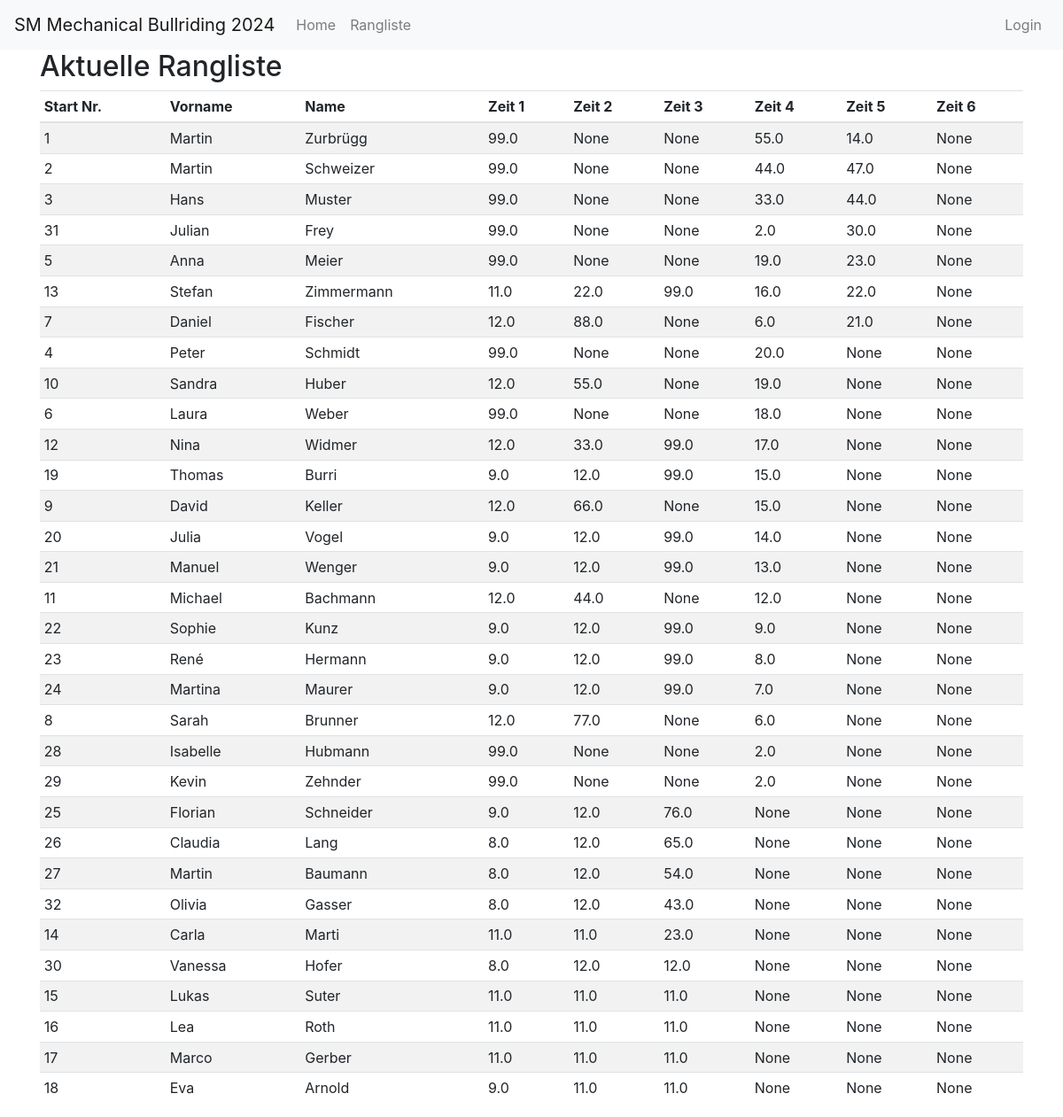
Page /ranking on the committed database.
### app/models.py (models this page shows)
class Participant(db.Model):
    id = db.Column(db.Integer, primary_key=True)
    active = db.Column(db.Boolean, default=False)
    start_nr = db.Column(db.Integer, nullable=True, unique=True)
    first_name = db.Column(db.String(64), nullable=False)
    last_name = db.Column(db.String(64), nullable=False)
    address = db.Column(db.String(128), nullable=False)
    postal_code = db.Column(db.String(10), nullable=False)
    city = db.Column(db.String(64), nullable=False)
    email = db.Column(db.String(120), nullable=True)
    phone = db.Column(db.String(20), nullable=True)
    time1 = db.Column(db.Float, nullable=True)
    time2 = db.Column(db.Float, nullable=True)
    time3 = db.Column(db.Float, nullable=True)
    time4 = db.Column(db.Float, nullable=True)
    time5 = db.Column(db.Float, nullable=True)
    time6 = db.Column(db.Float, nullable=True)
    round1_qualified = db.Column(db.Boolean, default=False)
    round2_qualified = db.Column(db.Boolean, default=False)
    round3_qualified = db.Column(db.Boolean, default=False)
    zwischenrunde_qualified = db.Column(db.Boolean, default=False)
    final_qualified = db.Column(db.Boolean, default=False)
    @property
    def toptime_Vorrunde(self):
        times = [t for t in [self.time1, self.time2, self.time3] if t is not None]
        return max(times) if times else None
    @property
    def toptime_Zwischenrunde(self):
        times = [t for t in [self.time4, self.time5] if t is not None]
        return max(times) if times else None
    @property
    def toptime_Finalrunde(self):
        times = [t for t in [self.time6] if t is not None]
        return max(times) if times else None

### app/routes.py (the view)
@bp.route('/ranking')
def ranking():
    participants = Participant.query.all()
    rankings = sorted(participants, key=lambda p: (
            p.toptime_Finalrunde if p.toptime_Finalrunde is not None else float('-inf'),
            p.toptime_Zwischenrunde if p.toptime_Zwischenrunde is not None else float('-inf'),
            p.toptime_Vorrunde if p.toptime_Vorrunde is not None else float('-inf')
    ), reverse=True)
    return render_template('ranking.html', title='Rangliste', rankings=rankings)

### app/templates/ranking.html
{% extends "base.html" %}
{% block content %}
    <h2>Aktuelle Rangliste</h2>
    <table class="table table-striped table-sm">
      <thead>
        <tr>
          <th>Start Nr.</th>
          <th>Vorname</th>
          <th>Name</th>
          <th>Zeit 1</th>
          <th>Zeit 2</th>
          <th>Zeit 3</th>
          <th>Zeit 4</th>
          <th>Zeit 5</th>
          <th>Zeit 6</th>
        </tr>
      </thead>
      <tbody>
        {% for ranking in rankings %}
          <tr>
            <td>{{ ranking.start_nr }}</td>
            <td>{{ ranking.first_name }}</td>
            <td>{{ ranking.last_name }}</td>
            <td>{{ ranking.time1 | default('') }}</td>
            <td>{{ ranking.time2 | default('') }}</td>
            <td>{{ ranking.time3 | default('') }}</td>
            <td>{{ ranking.time4 | default('') }}</td>
            <td>{{ ranking.time5 | default('') }}</td>
            <td>{{ ranking.time6 | default('') }}</td>
          </tr>
        {% endfor %}
      </tbody>
    </table>
{% endblock %}

### app/templates/base.html (shortened to what this page needs)
<!doctype html>
<html lang="en">
  <head>
    <link href="https://stackpath.bootstrapcdn.com/bootstrap/4.5.2/css/bootstrap.min.css" rel="stylesheet">
    <link href="https://cdnjs.cloudflare.com/ajax/libs/font-awesome/5.15.1/css/all.min.css" rel="stylesheet">
  </head>
  <body>
    <nav class="navbar navbar-expand-md navbar-light bg-light">
      <a class="navbar-brand" href="{{ url_for('main.index') }}">SM Mechanical Bullriding 2024</a>
      <div class="collapse navbar-collapse" id="navbarCollapse">
        <ul class="navbar-nav mr-auto">
          <li class="nav-item">
            <a class="nav-link" href="{{ url_for('main.index') }}">Home</a>
          </li>
          <li class="nav-item">
            <a class="nav-link" href="{{ url_for('main.ranking') }}">Rangliste</a>
          </li>
        </ul>
        <ul class="navbar-nav ml-auto">
          {% if current_user.is_authenticated %}
            <li class="nav-item dropdown">
              <a class="nav-link dropdown-toggle" href="#" id="adminMenu" role="button" data-toggle="dropdown" aria-haspopup="true" aria-expanded="false">
                Admin
              </a>
              <div class="dropdown-menu" aria-labelledby="adminMenu">
                <a class="dropdown-item" href="{{ url_for('main.reset_results') }}">Resultate löschen</a>
                <a class="dropdown-item" href="{{ url_for('main.reset_participants') }}">Teilnehmer löschen</a>
              </div>
            </li>
            <li class="nav-item">
              <a class="nav-link" href="{{ url_for('main.logout') }}">Logout</a>
            </li>
          {% else %}
            <li class="nav-item">
              <a class="nav-link" href="{{ url_for('main.login') }}">Login</a>
            </li>
          {% endif %}
        </ul>
      </div>
    </nav>
    <div class="container">
      {% block content %}{% endblock %}
    </div>
  </body>
</html>

### rows in the picture
Participant: start_nr "1", first_name "Martin", last_name "Zurbrügg", time1 "99.0", time2 "None", time3 "None", time4 "55.0", time5 "14.0", time6 "None"
Participant: start_nr "2", first_name "Martin", last_name "Schweizer", time1 "99.0", time2 "None", time3 "None", time4 "44.0", time5 "47.0", time6 "None"
Participant: start_nr "3", first_name "Hans", last_name "Muster", time1 "99.0", time2 "None", time3 "None", time4 "33.0", time5 "44.0", time6 "None"
Participant: start_nr "31", first_name "Julian", last_name "Frey", time1 "99.0", time2 "None", time3 "None", time4 "2.0", time5 "30.0", time6 "None"
Participant: start_nr "5", first_name "Anna", last_name "Meier", time1 "99.0", time2 "None", time3 "None", time4 "19.0", time5 "23.0", time6 "None"
Participant: start_nr "13", first_name "Stefan", last_name "Zimmermann", time1 "11.0", time2 "22.0", time3 "99.0", time4 "16.0", time5 "22.0", time6 "None"
Participant: start_nr "7", first_name "Daniel", last_name "Fischer", time1 "12.0", time2 "88.0", time3 "None", time4 "6.0", time5 "21.0", time6 "None"
Participant: start_nr "4", first_name "Peter", last_name "Schmidt", time1 "99.0", time2 "None", time3 "None", time4 "20.0", time5 "None", time6 "None"
Participant: start_nr "10", first_name "Sandra", last_name "Huber", time1 "12.0", time2 "55.0", time3 "None", time4 "19.0", time5 "None", time6 "None"
Participant: start_nr "6", first_name "Laura", last_name "Weber", time1 "99.0", time2 "None", time3 "None", time4 "18.0", time5 "None", time6 "None"
Participant: start_nr "12", first_name "Nina", last_name "Widmer", time1 "12.0", time2 "33.0", time3 "99.0", time4 "17.0", time5 "None", time6 "None"
Participant: start_nr "19", first_name "Thomas", last_name "Burri", time1 "9.0", time2 "12.0", time3 "99.0", time4 "15.0", time5 "None", time6 "None"
Participant: start_nr "9", first_name "David", last_name "Keller", time1 "12.0", time2 "66.0", time3 "None", time4 "15.0", time5 "None", time6 "None"
Participant: start_nr "20", first_name "Julia", last_name "Vogel", time1 "9.0", time2 "12.0", time3 "99.0", time4 "14.0", time5 "None", time6 "None"
Participant: start_nr "21", first_name "Manuel", last_name "Wenger", time1 "9.0", time2 "12.0", time3 "99.0", time4 "13.0", time5 "None", time6 "None"
Participant: start_nr "11", first_name "Michael", last_name "Bachmann", time1 "12.0", time2 "44.0", time3 "None", time4 "12.0", time5 "None", time6 "None"
Participant: start_nr "22", first_name "Sophie", last_name "Kunz", time1 "9.0", time2 "12.0", time3 "99.0", time4 "9.0", time5 "None", time6 "None"
Participant: start_nr "23", first_name "René", last_name "Hermann", time1 "9.0", time2 "12.0", time3 "99.0", time4 "8.0", time5 "None", time6 "None"
Participant: start_nr "24", first_name "Martina", last_name "Maurer", time1 "9.0", time2 "12.0", time3 "99.0", time4 "7.0", time5 "None", time6 "None"
Participant: start_nr "8", first_name "Sarah", last_name "Brunner", time1 "12.0", time2 "77.0", time3 "None", time4 "6.0", time5 "None", time6 "None"
Participant: start_nr "28", first_name "Isabelle", last_name "Hubmann", time1 "99.0", time2 "None", time3 "None", time4 "2.0", time5 "None", time6 "None"
Participant: start_nr "29", first_name "Kevin", last_name "Zehnder", time1 "99.0", time2 "None", time3 "None", time4 "2.0", time5 "None", time6 "None"
Participant: start_nr "25", first_name "Florian", last_name "Schneider", time1 "9.0", time2 "12.0", time3 "76.0", time4 "None", time5 "None", time6 "None"
Participant: start_nr "26", first_name "Claudia", last_name "Lang", time1 "8.0", time2 "12.0", time3 "65.0", time4 "None", time5 "None", time6 "None"
Participant: start_nr "27", first_name "Martin", last_name "Baumann", time1 "8.0", time2 "12.0", time3 "54.0", time4 "None", time5 "None", time6 "None"
Participant: start_nr "32", first_name "Olivia", last_name "Gasser", time1 "8.0", time2 "12.0", time3 "43.0", time4 "None", time5 "None", time6 "None"
Participant: start_nr "14", first_name "Carla", last_name "Marti", time1 "11.0", time2 "11.0", time3 "23.0", time4 "None", time5 "None", time6 "None"
Participant: start_nr "30", first_name "Vanessa", last_name "Hofer", time1 "8.0", time2 "12.0", time3 "12.0", time4 "None", time5 "None", time6 "None"
Participant: start_nr "15", first_name "Lukas", last_name "Suter", time1 "11.0", time2 "11.0", time3 "11.0", time4 "None", time5 "None", time6 "None"
Participant: start_nr "16", first_name "Lea", last_name "Roth", time1 "11.0", time2 "11.0", time3 "11.0", time4 "None", time5 "None", time6 "None"
Participant: start_nr "17", first_name "Marco", last_name "Gerber", time1 "11.0", time2 "11.0", time3 "11.0", time4 "None", time5 "None", time6 "None"
Participant: start_nr "18", first_name "Eva", last_name "Arnold", time1 "9.0", time2 "11.0", time3 "11.0", time4 "None", time5 "None", time6 "None"
